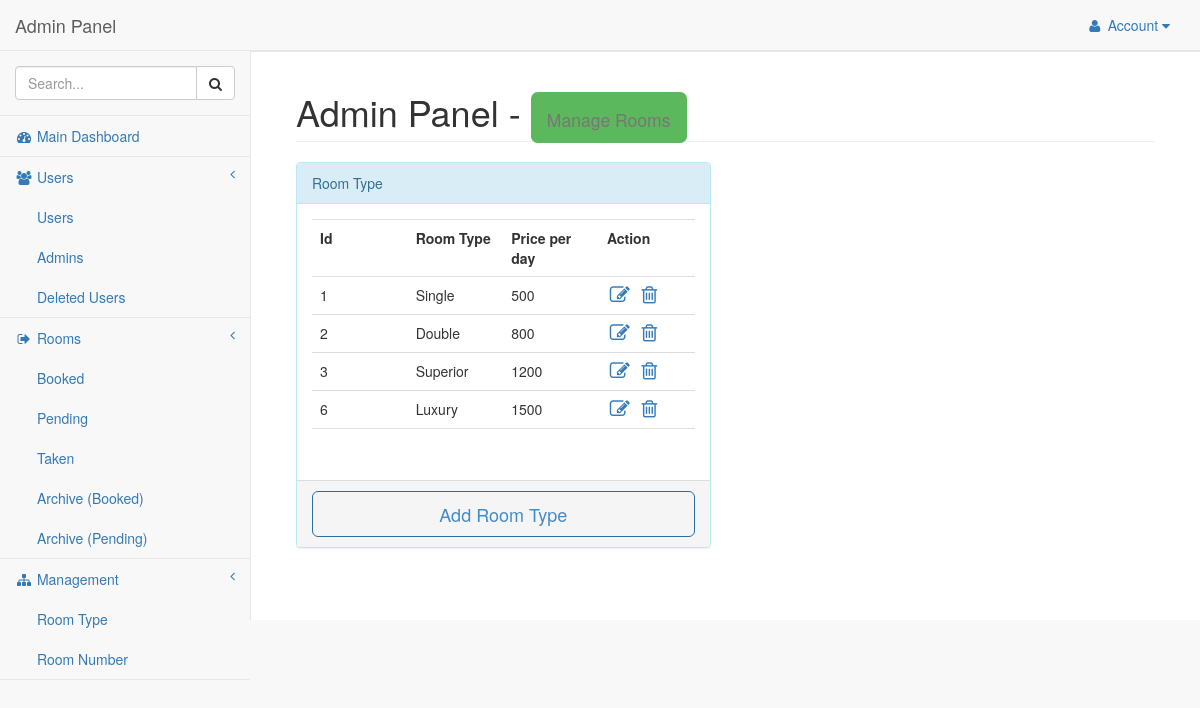
/admin/pages/roomType.php (signed in), run on the app's committed database.
### tables this page shows
CREATE TABLE IF NOT EXISTS `roomtype` (
  `uniqueId` int(255) NOT NULL AUTO_INCREMENT,
  `roomType` varchar(255) NOT NULL,
  `pricePerday` int(255) NOT NULL,
  `valP` varchar(255) NOT NULL DEFAULT '1',
  PRIMARY KEY (`uniqueId`)
);

### admin/pages/roomType.php (the view, shortened to what this page needs)
<!DOCTYPE html>
<html lang="en">
<head>
<link href="../bower_components/bootstrap/dist/css/bootstrap.min.css" rel="stylesheet">
<link href="../bower_components/metisMenu/dist/metisMenu.min.css" rel="stylesheet">
<link href="../dist/css/sb-admin-2.css" rel="stylesheet">
<link href="../bower_components/font-awesome/css/font-awesome.min.css" rel="stylesheet" type="text/css">
</head>
<body>
<div id="wrapper">
<nav class="navbar navbar-default navbar-static-top" role="navigation" style="margin-bottom: 0">
<?php include('includes/nav.php'); ?>
</nav>
<div id="page-wrapper">
<div class="container-fluid">
    <div class="row">
        <div class="col-lg-12">
            <h1 class="page-header">Admin Panel -
            <span class="label label-success">
            <small>Manage Rooms</span></small></h1>
        </div>
         <div class="col-lg-6">
            <div class="panel panel-info">
                <div class="panel-heading">
                    Room Type
                </div>
                <div class="panel-body">
<table class = "table" align="center" style="table-layout:fixed; width:100%;">
        <tr>
        <th>Id</th>
        <th>Room Type</th>
        <th>Price per day</th>
        <th>Action</th>
        </tr>
        <?php
        $sql = "SELECT * FROM roomtype";
        $result = mysql_query($sql);
        while($row=mysql_fetch_assoc($result)){
        ?>
        <tr>
        <td><?php echo $row['uniqueId'];?></td>
        <td><?php echo $row['roomType'];?></td>
        <td><?php echo $row['pricePerday'];?></td>
        <td>
        <a href="editRoomType.php?id=<?=$row["uniqueId"];?>">
        <i class="fa fa-edit fa-fw" style="font-size:20px;" data-toggle="tooltip" data-placement="left" title="Edit Room"></i></a>
        <a href="deleteRoomType.php?id=<?=$row["uniqueId"];?>">
        <i class="fa fa-trash-o fa-fw" style="font-size:20px;" data-toggle="tooltip" data-placement="left" title="Delete Room"></i></a>
        </td>
        </tr>
        <?php
        }
        ?>
        <tr>
        <td colspan = "4" style = "text-align:center;">
        </td>
        </tr>
        </table>
                </div>
                <div class="panel-footer">
                <a href="addRoomType.php">
                <button type="button" class="btn btn-outline btn-primary btn-lg btn-block">Add Room Type</button>
                </a>
                </div>
            </div>
        </div>
    </div>
</div>
</div>
</div>
</body>
</html>

### data on the page
roomtype: uniqueId "1", roomType "Single", pricePerday "500"
roomtype: uniqueId "2", roomType "Double", pricePerday "800"
roomtype: uniqueId "3", roomType "Superior", pricePerday "1200"
roomtype: uniqueId "6", roomType "Luxury", pricePerday "1500"
